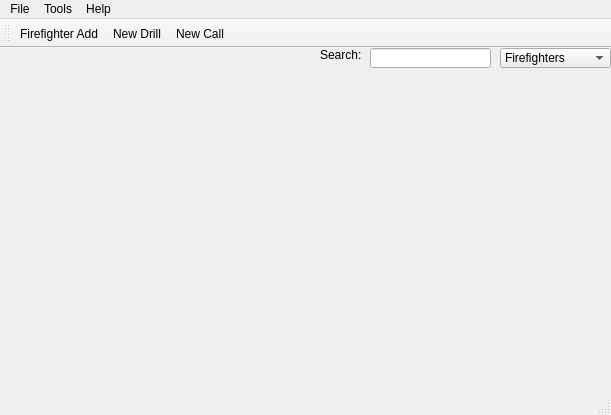
<?xml version="1.0" encoding="UTF-8"?>
<ui version="4.0">
 <class>MainWindow</class>
 <widget class="QMainWindow" name="MainWindow">
  <property name="geometry">
   <rect>
    <x>0</x>
    <y>0</y>
    <width>611</width>
    <height>415</height>
   </rect>
  </property>
  <property name="windowTitle">
   <string>Fire Department Management System</string>
  </property>
  <property name="windowIcon">
   <iconset>
    <normaloff>Logo.png</normaloff>Logo.png</iconset>
  </property>
  <widget class="QWidget" name="centralWidget">
   <widget class="QComboBox" name="cmbSearch">
    <property name="geometry">
     <rect>
      <x>500</x>
      <y>0</y>
      <width>111</width>
      <height>20</height>
     </rect>
    </property>
    <item>
     <property name="text">
      <string>Firefighters</string>
     </property>
    </item>
    <item>
     <property name="text">
      <string>Drills</string>
     </property>
    </item>
    <item>
     <property name="text">
      <string>Calls</string>
     </property>
    </item>
   </widget>
   <widget class="QLineEdit" name="txtSearch">
    <property name="geometry">
     <rect>
      <x>370</x>
      <y>0</y>
      <width>121</width>
      <height>20</height>
     </rect>
    </property>
    <property name="maximumSize">
     <size>
      <width>121</width>
      <height>16777215</height>
     </size>
    </property>
   </widget>
   <widget class="QLabel" name="lblSearch">
    <property name="geometry">
     <rect>
      <x>320</x>
      <y>0</y>
      <width>46</width>
      <height>13</height>
     </rect>
    </property>
    <property name="text">
     <string>Search:</string>
    </property>
   </widget>
  </widget>
  <widget class="QStatusBar" name="statusBar"/>
  <widget class="QMenuBar" name="menuBar">
   <property name="geometry">
    <rect>
     <x>0</x>
     <y>0</y>
     <width>611</width>
     <height>21</height>
    </rect>
   </property>
   <widget class="QMenu" name="menuFile">
    <property name="title">
     <string>File</string>
    </property>
    <addaction name="actQuit"/>
   </widget>
   <widget class="QMenu" name="menuTools">
    <property name="title">
     <string>Tools</string>
    </property>
    <addaction name="actSearch"/>
    <addaction name="separator"/>
    <addaction name="actFirefighterAdd"/>
    <addaction name="actNew_Drill"/>
    <addaction name="actionNew_Call"/>
   </widget>
   <widget class="QMenu" name="menuHelp">
    <property name="title">
     <string>Help</string>
    </property>
    <addaction name="actAbout"/>
   </widget>
   <addaction name="menuFile"/>
   <addaction name="menuTools"/>
   <addaction name="menuHelp"/>
  </widget>
  <widget class="QToolBar" name="toolBar">
   <property name="windowTitle">
    <string>toolBar</string>
   </property>
   <property name="iconSize">
    <size>
     <width>32</width>
     <height>32</height>
    </size>
   </property>
   <attribute name="toolBarArea">
    <enum>TopToolBarArea</enum>
   </attribute>
   <attribute name="toolBarBreak">
    <bool>true</bool>
   </attribute>
   <addaction name="actFirefighterAdd"/>
   <addaction name="actNew_Drill"/>
   <addaction name="actionNew_Call"/>
  </widget>
  <action name="actQuit">
   <property name="text">
    <string>Quit</string>
   </property>
  </action>
  <action name="actSearch">
   <property name="text">
    <string>Search</string>
   </property>
  </action>
  <action name="actFirefighterAdd">
   <property name="icon">
    <iconset resource="icons.qrc">
     <normaloff>:/icons/Firefighter_Base.png</normaloff>:/icons/Firefighter_Base.png</iconset>
   </property>
   <property name="text">
    <string>Firefighter Add</string>
   </property>
   <property name="toolTip">
    <string>Firefighter Add</string>
   </property>
  </action>
  <action name="actAbout">
   <property name="text">
    <string>About</string>
   </property>
  </action>
  <action name="actNew_Drill">
   <property name="icon">
    <iconset resource="icons.qrc">
     <normaloff>:/icons/Drill_Base.png</normaloff>:/icons/Drill_Base.png</iconset>
   </property>
   <property name="text">
    <string>New Drill</string>
   </property>
   <property name="toolTip">
    <string>New Drill</string>
   </property>
  </action>
  <action name="actionNew_Call">
   <property name="icon">
    <iconset resource="icons.qrc">
     <normaloff>:/icons/Call_Base.png</normaloff>:/icons/Call_Base.png</iconset>
   </property>
   <property name="text">
    <string>New Call</string>
   </property>
  </action>
 </widget>
 <layoutdefault spacing="6" margin="11"/>
 <resources>
  <include location="icons.qrc"/>
 </resources>
 <connections>
  <connection>
   <sender>actQuit</sender>
   <signal>triggered()</signal>
   <receiver>MainWindow</receiver>
   <slot>close()</slot>
   <hints>
    <hint type="sourcelabel">
     <x>-1</x>
     <y>-1</y>
    </hint>
    <hint type="destinationlabel">
     <x>305</x>
     <y>207</y>
    </hint>
   </hints>
  </connection>
 </connections>
</ui>
